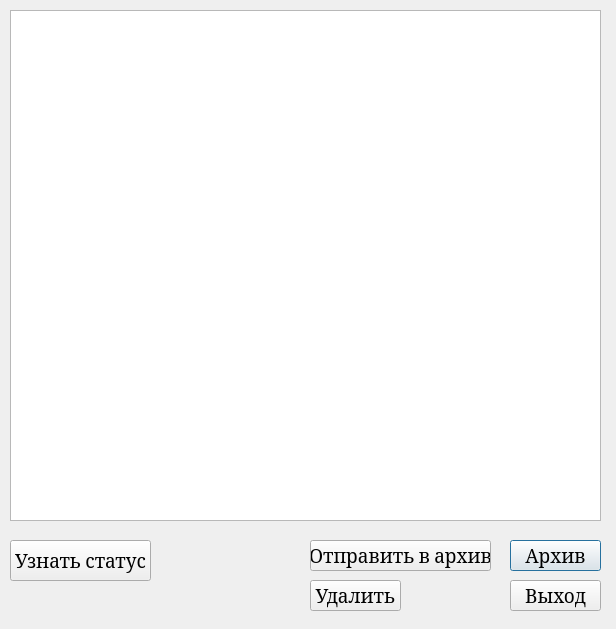
<?xml version="1.0" encoding="UTF-8"?>
<ui version="4.0">
 <class>sended_letters</class>
 <widget class="QDialog" name="sended_letters">
  <property name="geometry">
   <rect>
    <x>0</x>
    <y>0</y>
    <width>616</width>
    <height>629</height>
   </rect>
  </property>
  <property name="windowTitle">
   <string>Отправленные письма</string>
  </property>
  <widget class="QTableWidget" name="table_sended">
   <property name="geometry">
    <rect>
     <x>10</x>
     <y>10</y>
     <width>591</width>
     <height>511</height>
    </rect>
   </property>
  </widget>
  <widget class="QPushButton" name="pushButton">
   <property name="geometry">
    <rect>
     <x>510</x>
     <y>540</y>
     <width>91</width>
     <height>31</height>
    </rect>
   </property>
   <property name="font">
    <font>
     <family>Cambria</family>
     <pointsize>14</pointsize>
    </font>
   </property>
   <property name="text">
    <string>Архив</string>
   </property>
  </widget>
  <widget class="QPushButton" name="pushButton_3">
   <property name="geometry">
    <rect>
     <x>10</x>
     <y>540</y>
     <width>141</width>
     <height>41</height>
    </rect>
   </property>
   <property name="font">
    <font>
     <family>Cambria</family>
     <pointsize>14</pointsize>
    </font>
   </property>
   <property name="text">
    <string>Узнать статус</string>
   </property>
  </widget>
  <widget class="QPushButton" name="pushButton_2">
   <property name="geometry">
    <rect>
     <x>510</x>
     <y>580</y>
     <width>91</width>
     <height>31</height>
    </rect>
   </property>
   <property name="font">
    <font>
     <family>Cambria</family>
     <pointsize>14</pointsize>
    </font>
   </property>
   <property name="text">
    <string>Выход</string>
   </property>
  </widget>
  <widget class="QPushButton" name="pushButton_4">
   <property name="geometry">
    <rect>
     <x>310</x>
     <y>540</y>
     <width>181</width>
     <height>31</height>
    </rect>
   </property>
   <property name="font">
    <font>
     <family>Cambria</family>
     <pointsize>14</pointsize>
    </font>
   </property>
   <property name="text">
    <string>Отправить в архив</string>
   </property>
  </widget>
  <widget class="QPushButton" name="pushButton_5">
   <property name="geometry">
    <rect>
     <x>310</x>
     <y>580</y>
     <width>91</width>
     <height>31</height>
    </rect>
   </property>
   <property name="font">
    <font>
     <family>Cambria</family>
     <pointsize>14</pointsize>
    </font>
   </property>
   <property name="text">
    <string>Удалить</string>
   </property>
  </widget>
 </widget>
 <resources/>
 <connections/>
</ui>
